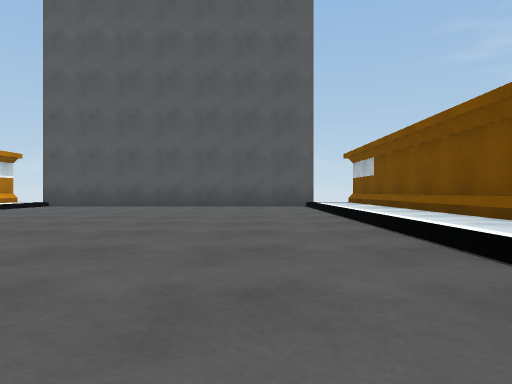
[1] (above)

14 first-person views from a walk through a 3-D level made in the Unity game engine. The camera is 0.32 m above the floor, looks level and sees 70° across. The floor is counted in squares, 1 m on a side. Each view is taken from the middle of a square. On the plan, view 1 faces up. The plan holds only what a view shows up to about 9 squares ahead; the rest is blank. The place goes on beyond the plan. The player is left out.

[2]
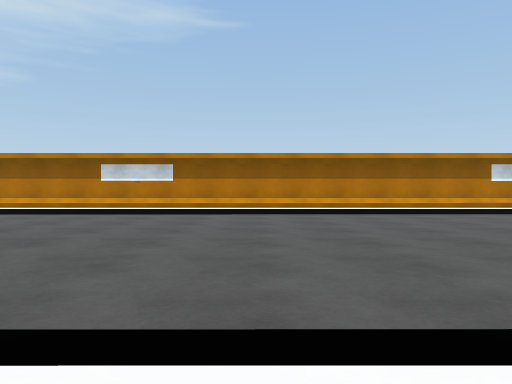

[3]
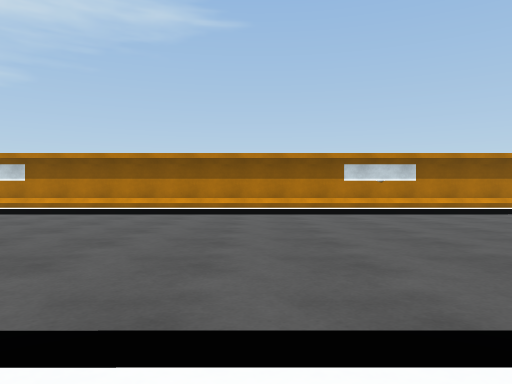

[4]
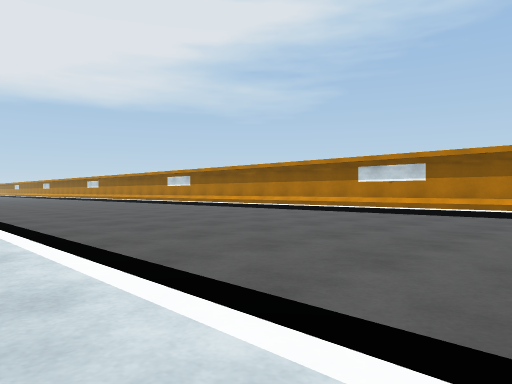

[5]
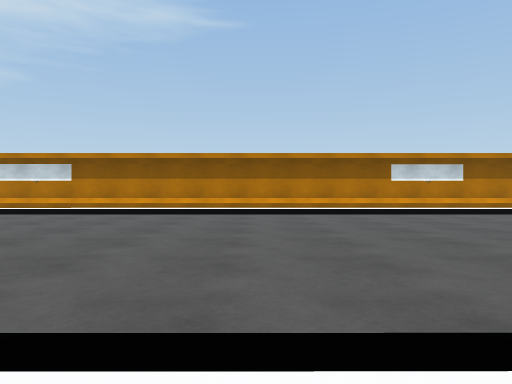

[6]
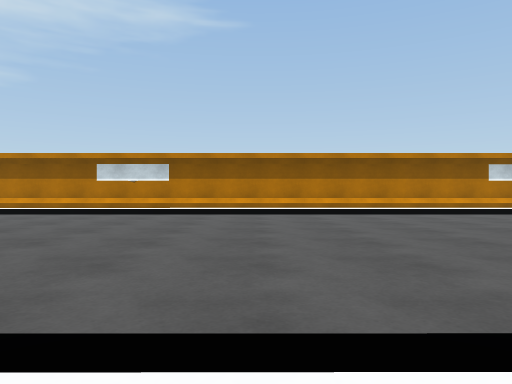

[7]
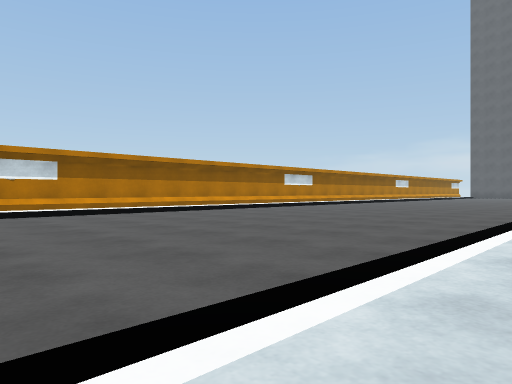

[8]
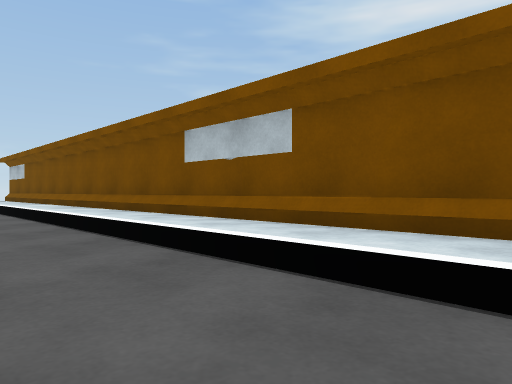

[9]
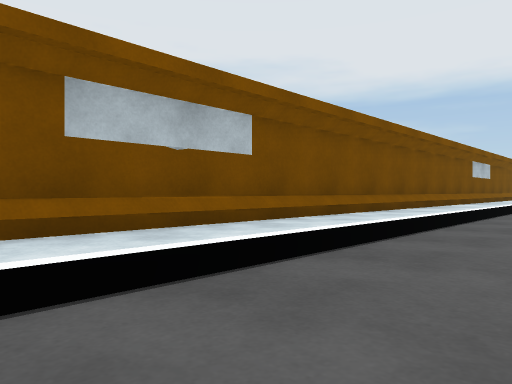

[10]
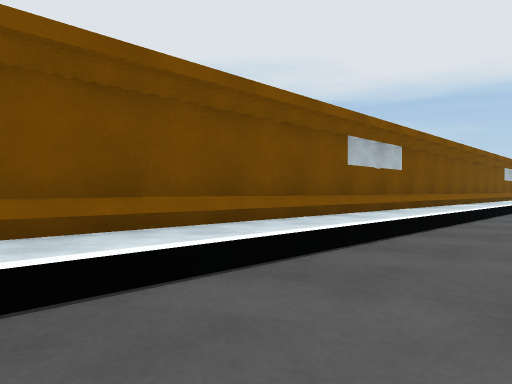

[11]
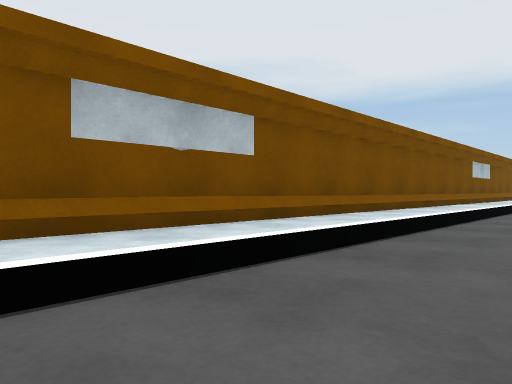

[12]
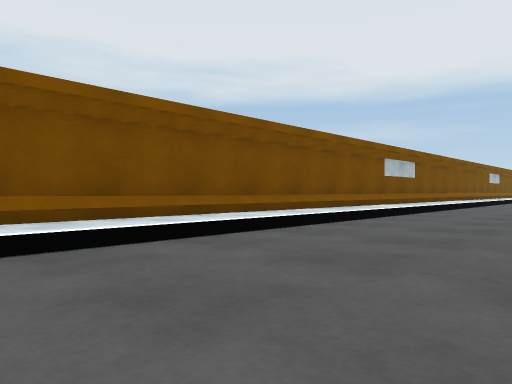

[13]
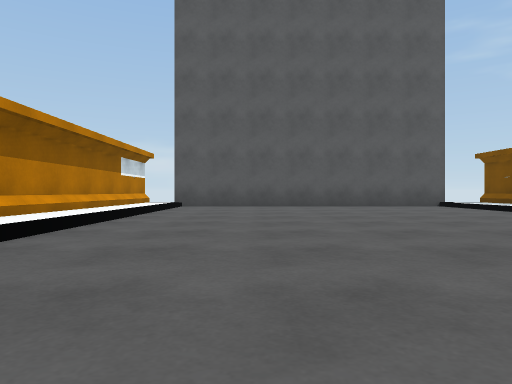

[14]
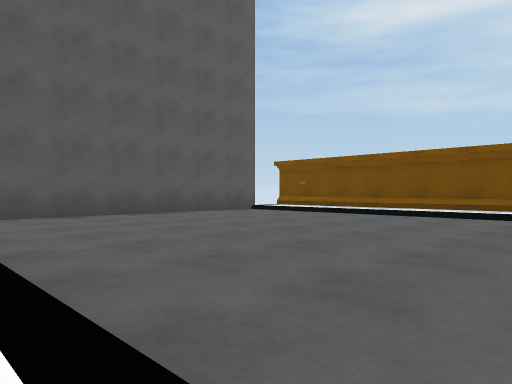

### Floor plan
Key: @ floor where view 1 was taken; # wall or solid block; . main floor; : floor 0.1 m higher than the main floor; / step, stairs or slope; = window, fence, low wall or low ledge; O other object.
Columns run from 7 left of view 1 to 3 right of it. Each row starts with its distance up from view 1.
  9   ########
  8 OO:...../:O
  7 O#:...../:O
  6  #:...../:=
  5  #:...../:=
  4  #:...../:=
  3  #:...../:=
  2  #:...../:=
  1  #:...../:=
  0 O#:....@/:O
 -1 OO:...../:O
 -2  #:...../:=
 -3  #:...../:=
 -4  #:...../:=
 -5  #:...../:=
 -6  #:...../:=
 -7  #:...../:=
 -8 O#:...../:O
 -9 OO:...../:O
-10  #:...../:=
-11  #:...../:#
-12  #:...../:#
-13  #:...../:#
-14  #:...../:#
-15  #:...../:#
-16 O#:...../:O
-17 OO:...../:O
-18  #:.. ../:#

Where each view was taken, in squares from view 1:
view 1: 0 up, 0 right, facing up
view 2: 2 up, 2 right, facing left
view 3: 3 down, 2 right, facing left
view 4: 5 down, 2 right, facing down-left
view 5: 12 down, 2 right, facing left
view 6: 14 down, 2 right, facing left
view 7: 18 down, 2 right, facing up-left
view 8: 3 down, 0 right, facing up-right
view 9: 1 up, 0 right, facing down-right
view 10: 4 down, 0 right, facing down-right
view 11: 7 down, 0 right, facing down-right
view 12: 9 down, 1 left, facing down-right
view 13: 0 up, 3 left, facing up
view 14: 2 up, 5 left, facing up-right
